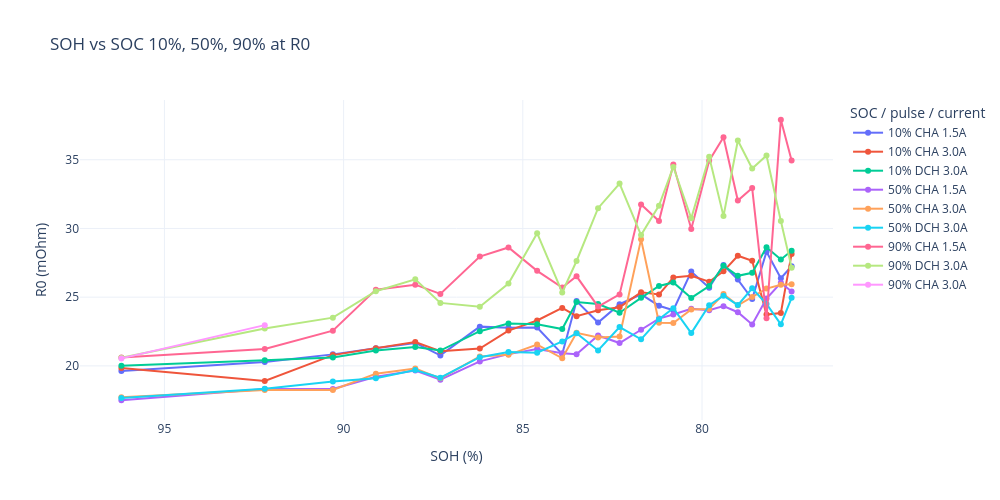
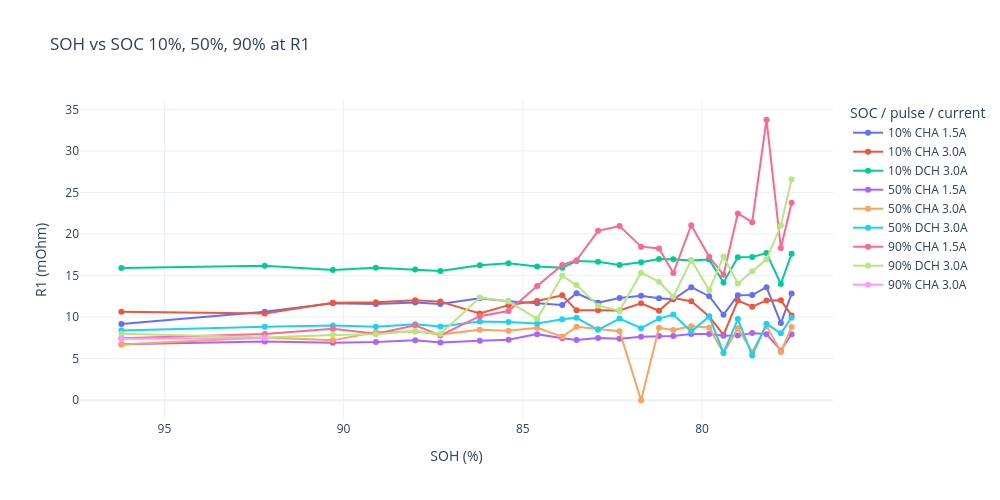
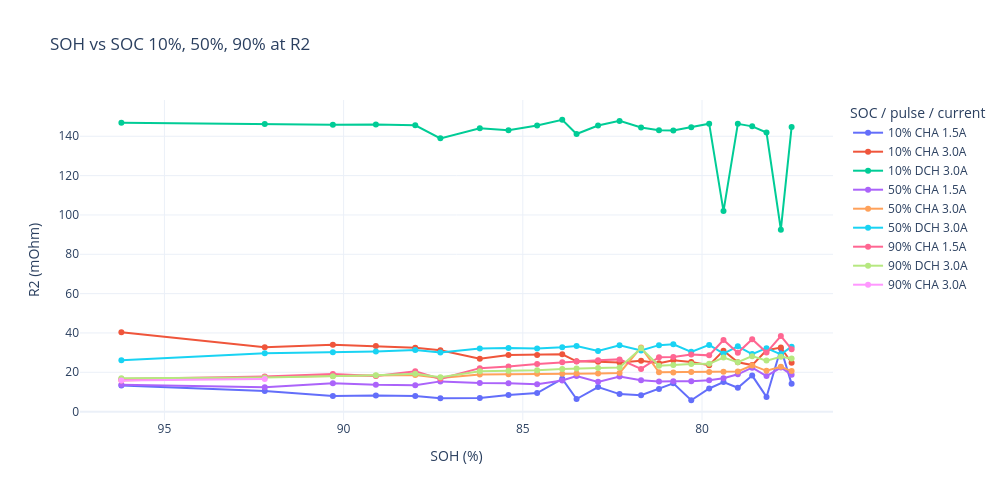

Source (notebook cell) for these figures, in order:
### Code cell
soh_r_table = r1r2_result.copy()

# 提取 CHA / DCH 信息
soh_r_table["Pulse_type"] = (
    soh_r_table["Zustand"]
    .astype(str)
    .str.extract(r"^(CHA|DCH)", expand=False)
)

# 电流取绝对值，避免 DCH 显示成负数
soh_r_table["Current_abs"] = soh_r_table["Current"].abs()

# 生成图例标签，例如：90% CHA 3.0A
soh_r_table["Curve_label"] = (
    soh_r_table["SOC"].astype(str)
    + " "
    + soh_r_table["Pulse_type"].astype(str)
    + " "
    + soh_r_table["Current_abs"].round(1).astype(str)
    + "A"
)

# 排序
soh_r_table = soh_r_table.sort_values(["SOH", "SOC", "Pulse_type", "Current_abs"])

# 先显示宽表：每个 pulse 一行，R0/R1/R2 在同一行
display(soh_r_table[["SOH", "SOC", "Zustand", "Pulse_type", "Current", "Current_abs", "R0", "R1", "R2"]])

# 分别画 R0, R1, R2 三张图
for resistance_name in ["R0", "R1", "R2"]:

    fig = px.line(
        soh_r_table,
        x="SOH",
        y=resistance_name,
        color="Curve_label",
        markers=True,
        title=f"SOH vs SOC 10%, 50%, 90% at {resistance_name}",
        labels={
            "SOH": "SOH (%)",
            resistance_name: f"{resistance_name} (mOhm)",
            "Curve_label": "SOC / pulse / current"
        })

    fig.update_layout(
        template="plotly_white",
        width=1000,
        height=500
    )

    fig.update_xaxes(autorange = "reversed")

    fig.show()

### Figure 1 — Plotly figure (JSON) as saved in the notebook; plotly's stock layout.template omitted (floating-point values rounded to 4 significant figures)
{"data": [{"hovertemplate": "SOC / pulse / current=10% CHA 1.5A<br>SOH (%)=%{x}<br>R0 (mOhm)=%{y}<extra></extra>", "legendgroup": "10% CHA 1.5A", "line": {"color": "#636efa", "dash": "solid"}, "marker": {"symbol": "circle"}, "mode": "lines+markers", "name": "10% CHA 1.5A", "orientation": "v", "showlegend": true, "type": "scatter", "x": [77.5, 77.8, 78.2, 78.6, 79.0, 79.4, 79.8, 80.3, 80.8, 81.2, 81.7, 82.3, 82.9, 83.5, 83.9, 84.6, 85.4, 86.2, 87.3, 88.0, 89.1, 90.3, 92.2, 96.2], "xaxis": "x", "y": [27.25, 26.37, 28.3, 24.87, 26.28, 27.34, 25.69, 26.86, 24.05, 24.38, 25.2, 24.49, 23.15, 24.71, 20.86, 22.79, 22.77, 22.85, 20.76, 21.67, 21.29, 20.84, 20.28, 19.63], "yaxis": "y"}, {"hovertemplate": "SOC / pulse / current=10% CHA 3.0A<br>SOH (%)=%{x}<br>R0 (mOhm)=%{y}<extra></extra>", "legendgroup": "10% CHA 3.0A", "line": {"color": "#EF553B", "dash": "solid"}, "marker": {"symbol": "circle"}, "mode": "lines+markers", "name": "10% CHA 3.0A", "orientation": "v", "showlegend": true, "type": "scatter", "x": [77.5, 77.8, 78.2, 78.6, 79.0, 79.4, 79.8, 80.3, 80.8, 81.2, 81.7, 82.3, 82.9, 83.5, 83.9, 84.6, 85.4, 86.2, 87.3, 88.0, 89.1, 90.3, 92.2, 96.2], "xaxis": "x", "y": [28.15, 23.85, 23.73, 27.64, 28.01, 26.88, 26.12, 26.56, 26.43, 25.19, 25.35, 24.27, 24.05, 23.61, 24.22, 23.3, 22.57, 21.26, 21.07, 21.73, 21.29, 20.78, 18.91, 19.84], "yaxis": "y"}, {"hovertemplate": "SOC / pulse / current=10% DCH 3.0A<br>SOH (%)=%{x}<br>R0 (mOhm)=%{y}<extra></extra>", "legendgroup": "10% DCH 3.0A", "line": {"color": "#00cc96", "dash": "solid"}, "marker": {"symbol": "circle"}, "mode": "lines+markers", "name": "10% DCH 3.0A", "orientation": "v", "showlegend": true, "type": "scatter", "x": [77.5, 77.8, 78.2, 78.6, 79.0, 79.4, 79.8, 80.3, 80.8, 81.2, 81.7, 82.3, 82.9, 83.5, 83.9, 84.6, 85.4, 86.2, 87.3, 88.0, 89.1, 90.3, 92.2, 96.2], "xaxis": "x", "y": [28.38, 27.74, 28.63, 26.77, 26.55, 27.29, 25.81, 24.95, 26.07, 25.81, 24.95, 23.87, 24.5, 24.65, 22.68, 23.02, 23.09, 22.52, 21.12, 21.37, 21.12, 20.61, 20.41, 20.0], "yaxis": "y"}, {"hovertemplate": "SOC / pulse / current=50% CHA 1.5A<br>SOH (%)=%{x}<br>R0 (mOhm)=%{y}<extra></extra>", "legendgroup": "50% CHA 1.5A", "line": {"color": "#ab63fa", "dash": "solid"}, "marker": {"symbol": "circle"}, "mode": "lines+markers", "name": "50% CHA 1.5A", "orientation": "v", "showlegend": true, "type": "scatter", "x": [77.5, 77.8, 78.2, 78.6, 79.0, 79.4, 79.8, 80.3, 80.8, 81.2, 81.7, 82.3, 82.9, 83.5, 83.9, 84.6, 85.4, 86.2, 87.3, 88.0, 89.1, 90.3, 92.2, 96.2], "xaxis": "x", "y": [25.41, 26.05, 24.89, 23.01, 23.9, 24.35, 24.05, 24.15, 23.73, 23.44, 22.63, 21.66, 22.21, 20.85, 20.92, 21.22, 20.85, 20.33, 18.99, 19.65, 19.21, 18.32, 18.31, 17.5], "yaxis": "y"}, {"hovertemplate": "SOC / pulse / current=50% CHA 3.0A<br>SOH (%)=%{x}<br>R0 (mOhm)=%{y}<extra></extra>", "legendgroup": "50% CHA 3.0A", "line": {"color": "#FFA15A", "dash": "solid"}, "marker": {"symbol": "circle"}, "mode": "lines+markers", "name": "50% CHA 3.0A", "orientation": "v", "showlegend": true, "type": "scatter", "x": [77.5, 77.8, 78.2, 78.6, 79.0, 79.4, 79.8, 80.3, 80.8, 81.2, 81.7, 82.3, 82.9, 83.5, 83.9, 84.6, 85.4, 86.2, 87.3, 88.0, 89.1, 90.3, 92.2, 96.2], "xaxis": "x", "y": [25.94, 25.9, 25.62, 25.02, 24.41, 25.22, 24.14, 24.11, 23.12, 23.14, 29.21, 22.13, 22.07, 22.4, 20.55, 21.55, 20.8, 20.69, 19.09, 19.8, 19.43, 18.24, 18.24, 17.72], "yaxis": "y"}, {"hovertemplate": "SOC / pulse / current=50% DCH 3.0A<br>SOH (%)=%{x}<br>R0 (mOhm)=%{y}<extra></extra>", "legendgroup": "50% DCH 3.0A", "line": {"color": "#19d3f3", "dash": "solid"}, "marker": {"symbol": "circle"}, "mode": "lines+markers", "name": "50% DCH 3.0A", "orientation": "v", "showlegend": true, "type": "scatter", "x": [77.5, 77.8, 78.2, 78.6, 79.0, 79.4, 79.8, 80.3, 80.8, 81.2, 81.7, 82.3, 82.9, 83.5, 83.9, 84.6, 85.4, 86.2, 87.3, 88.0, 89.1, 90.3, 92.2, 96.2], "xaxis": "x", "y": [24.95, 23.02, 24.5, 25.64, 24.42, 25.1, 24.42, 22.38, 24.2, 23.39, 21.93, 22.82, 21.12, 22.37, 21.78, 20.95, 21.01, 20.63, 19.14, 19.7, 19.1, 18.86, 18.33, 17.66], "yaxis": "y"}, {"hovertemplate": "SOC / pulse / current=90% CHA 1.5A<br>SOH (%)=%{x}<br>R0 (mOhm)=%{y}<extra></extra>", "legendgroup": "90% CHA 1.5A", "line": {"color": "#FF6692", "dash": "solid"}, "marker": {"symbol": "circle"}, "mode": "lines+markers", "name": "90% CHA 1.5A", "orientation": "v", "showlegend": true, "type": "scatter", "x": [77.5, 77.8, 78.2, 78.6, 79.0, 79.4, 79.8, 80.3, 80.8, 81.2, 81.7, 82.3, 82.9, 83.5, 83.9, 84.6, 85.4, 86.2, 87.3, 88.0, 89.1, 90.3, 92.2, 96.2], "xaxis": "x", "y": [34.95, 37.91, 23.47, 32.94, 32.03, 36.64, 34.93, 29.96, 34.65, 30.54, 31.74, 25.2, 24.31, 26.52, 25.7, 26.91, 28.62, 27.96, 25.23, 25.91, 25.55, 22.56, 21.23, 20.62], "yaxis": "y"}, {"hovertemplate": "SOC / pulse / current=90% DCH 3.0A<br>SOH (%)=%{x}<br>R0 (mOhm)=%{y}<extra></extra>", "legendgroup": "90% DCH 3.0A", "line": {"color": "#B6E880", "dash": "solid"}, "marker": {"symbol": "circle"}, "mode": "lines+markers", "name": "90% DCH 3.0A", "orientation": "v", "showlegend": true, "type": "scatter", "x": [77.5, 77.8, 78.2, 78.6, 79.0, 79.4, 79.8, 80.3, 80.8, 81.2, 81.7, 82.3, 82.9, 83.5, 83.9, 84.6, 85.4, 86.2, 87.3, 88.0, 89.1, 90.3, 92.2, 96.2], "xaxis": "x", "y": [27.15, 30.54, 35.31, 34.36, 36.4, 30.9, 35.22, 30.74, 34.47, 31.66, 29.52, 33.27, 31.48, 27.63, 25.34, 29.65, 25.99, 24.3, 24.58, 26.3, 25.43, 23.51, 22.72, 20.58], "yaxis": "y"}, {"hovertemplate": "SOC / pulse / current=90% CHA 3.0A<br>SOH (%)=%{x}<br>R0 (mOhm)=%{y}<extra></extra>", "legendgroup": "90% CHA 3.0A", "line": {"color": "#FF97FF", "dash": "solid"}, "marker": {"symbol": "circle"}, "mode": "lines+markers", "name": "90% CHA 3.0A", "orientation": "v", "showlegend": true, "type": "scatter", "x": [92.2, 96.2], "xaxis": "x", "y": [22.96, 20.54], "yaxis": "y"}], "layout": {"height": 500, "legend": {"title": {"text": "SOC / pulse / current"}, "tracegroupgap": 0}, "title": {"text": "SOH vs SOC 10%, 50%, 90% at R0"}, "width": 1000, "xaxis": {"anchor": "y", "autorange": "reversed", "domain": [0, 1], "title": {"text": "SOH (%)"}}, "yaxis": {"anchor": "x", "domain": [0, 1], "title": {"text": "R0 (mOhm)"}}}}

### Figure 2 — Plotly figure (JSON) as saved in the notebook; plotly's stock layout.template omitted (floating-point values rounded to 4 significant figures)
{"data": [{"hovertemplate": "SOC / pulse / current=10% CHA 1.5A<br>SOH (%)=%{x}<br>R1 (mOhm)=%{y}<extra></extra>", "legendgroup": "10% CHA 1.5A", "line": {"color": "#636efa", "dash": "solid"}, "marker": {"symbol": "circle"}, "mode": "lines+markers", "name": "10% CHA 1.5A", "orientation": "v", "showlegend": true, "type": "scatter", "x": [77.5, 77.8, 78.2, 78.6, 79.0, 79.4, 79.8, 80.3, 80.8, 81.2, 81.7, 82.3, 82.9, 83.5, 83.9, 84.6, 85.4, 86.2, 87.3, 88.0, 89.1, 90.3, 92.2, 96.2], "xaxis": "x", "y": [12.84, 9.282, 13.61, 12.65, 12.63, 10.28, 12.52, 13.6, 12.16, 12.26, 12.56, 12.3, 11.73, 12.87, 11.47, 11.67, 11.9, 12.26, 11.59, 11.77, 11.58, 11.66, 10.64, 9.171], "yaxis": "y"}, {"hovertemplate": "SOC / pulse / current=10% CHA 3.0A<br>SOH (%)=%{x}<br>R1 (mOhm)=%{y}<extra></extra>", "legendgroup": "10% CHA 3.0A", "line": {"color": "#EF553B", "dash": "solid"}, "marker": {"symbol": "circle"}, "mode": "lines+markers", "name": "10% CHA 3.0A", "orientation": "v", "showlegend": true, "type": "scatter", "x": [77.5, 77.8, 78.2, 78.6, 79.0, 79.4, 79.8, 80.3, 80.8, 81.2, 81.7, 82.3, 82.9, 83.5, 83.9, 84.6, 85.4, 86.2, 87.3, 88.0, 89.1, 90.3, 92.2, 96.2], "xaxis": "x", "y": [10.21, 12.02, 12.01, 11.26, 11.99, 7.86, 10.08, 11.91, 12.29, 10.77, 11.66, 10.81, 10.84, 10.82, 12.63, 11.95, 11.45, 10.44, 11.87, 12.03, 11.79, 11.73, 10.42, 10.66], "yaxis": "y"}, {"hovertemplate": "SOC / pulse / current=10% DCH 3.0A<br>SOH (%)=%{x}<br>R1 (mOhm)=%{y}<extra></extra>", "legendgroup": "10% DCH 3.0A", "line": {"color": "#00cc96", "dash": "solid"}, "marker": {"symbol": "circle"}, "mode": "lines+markers", "name": "10% DCH 3.0A", "orientation": "v", "showlegend": true, "type": "scatter", "x": [77.5, 77.8, 78.2, 78.6, 79.0, 79.4, 79.8, 80.3, 80.8, 81.2, 81.7, 82.3, 82.9, 83.5, 83.9, 84.6, 85.4, 86.2, 87.3, 88.0, 89.1, 90.3, 92.2, 96.2], "xaxis": "x", "y": [17.64, 13.99, 17.71, 17.25, 17.22, 14.18, 16.92, 16.8, 16.96, 17.0, 16.61, 16.27, 16.65, 16.74, 15.94, 16.09, 16.49, 16.25, 15.57, 15.72, 15.93, 15.68, 16.19, 15.92], "yaxis": "y"}, {"hovertemplate": "SOC / pulse / current=50% CHA 1.5A<br>SOH (%)=%{x}<br>R1 (mOhm)=%{y}<extra></extra>", "legendgroup": "50% CHA 1.5A", "line": {"color": "#ab63fa", "dash": "solid"}, "marker": {"symbol": "circle"}, "mode": "lines+markers", "name": "50% CHA 1.5A", "orientation": "v", "showlegend": true, "type": "scatter", "x": [77.5, 77.8, 78.2, 78.6, 79.0, 79.4, 79.8, 80.3, 80.8, 81.2, 81.7, 82.3, 82.9, 83.5, 83.9, 84.6, 85.4, 86.2, 87.3, 88.0, 89.1, 90.3, 92.2, 96.2], "xaxis": "x", "y": [7.948, 5.992, 7.955, 8.093, 7.777, 7.749, 7.979, 7.962, 7.719, 7.719, 7.645, 7.395, 7.479, 7.253, 7.451, 7.954, 7.272, 7.167, 6.96, 7.212, 7.014, 6.918, 7.082, 6.733], "yaxis": "y"}, {"hovertemplate": "SOC / pulse / current=50% CHA 3.0A<br>SOH (%)=%{x}<br>R1 (mOhm)=%{y}<extra></extra>", "legendgroup": "50% CHA 3.0A", "line": {"color": "#FFA15A", "dash": "solid"}, "marker": {"symbol": "circle"}, "mode": "lines+markers", "name": "50% CHA 3.0A", "orientation": "v", "showlegend": true, "type": "scatter", "x": [77.5, 77.8, 78.2, 78.6, 79.0, 79.4, 79.8, 80.3, 80.8, 81.2, 81.7, 82.3, 82.9, 83.5, 83.9, 84.6, 85.4, 86.2, 87.3, 88.0, 89.1, 90.3, 92.2, 96.2], "xaxis": "x", "y": [8.825, 5.794, 8.947, 5.814, 8.659, 5.646, 8.768, 8.906, 8.462, 8.72, 0.001, 8.302, 8.565, 8.83, 7.648, 8.725, 8.36, 8.489, 7.914, 8.26, 8.195, 7.206, 7.536, 6.699], "yaxis": "y"}, {"hovertemplate": "SOC / pulse / current=50% DCH 3.0A<br>SOH (%)=%{x}<br>R1 (mOhm)=%{y}<extra></extra>", "legendgroup": "50% DCH 3.0A", "line": {"color": "#19d3f3", "dash": "solid"}, "marker": {"symbol": "circle"}, "mode": "lines+markers", "name": "50% DCH 3.0A", "orientation": "v", "showlegend": true, "type": "scatter", "x": [77.5, 77.8, 78.2, 78.6, 79.0, 79.4, 79.8, 80.3, 80.8, 81.2, 81.7, 82.3, 82.9, 83.5, 83.9, 84.6, 85.4, 86.2, 87.3, 88.0, 89.1, 90.3, 92.2, 96.2], "xaxis": "x", "y": [9.955, 8.061, 9.196, 5.399, 9.766, 5.728, 10.07, 8.262, 10.31, 9.824, 8.675, 9.836, 8.472, 9.912, 9.735, 9.226, 9.425, 9.488, 8.868, 9.144, 8.85, 8.988, 8.831, 8.4], "yaxis": "y"}, {"hovertemplate": "SOC / pulse / current=90% CHA 1.5A<br>SOH (%)=%{x}<br>R1 (mOhm)=%{y}<extra></extra>", "legendgroup": "90% CHA 1.5A", "line": {"color": "#FF6692", "dash": "solid"}, "marker": {"symbol": "circle"}, "mode": "lines+markers", "name": "90% CHA 1.5A", "orientation": "v", "showlegend": true, "type": "scatter", "x": [77.5, 77.8, 78.2, 78.6, 79.0, 79.4, 79.8, 80.3, 80.8, 81.2, 81.7, 82.3, 82.9, 83.5, 83.9, 84.6, 85.4, 86.2, 87.3, 88.0, 89.1, 90.3, 92.2, 96.2], "xaxis": "x", "y": [23.76, 18.32, 33.75, 21.42, 22.48, 15.09, 17.26, 21.05, 15.32, 18.26, 18.48, 20.97, 20.38, 16.84, 16.29, 13.75, 10.73, 10.12, 7.789, 9.012, 7.999, 8.599, 7.977, 7.458], "yaxis": "y"}, {"hovertemplate": "SOC / pulse / current=90% DCH 3.0A<br>SOH (%)=%{x}<br>R1 (mOhm)=%{y}<extra></extra>", "legendgroup": "90% DCH 3.0A", "line": {"color": "#B6E880", "dash": "solid"}, "marker": {"symbol": "circle"}, "mode": "lines+markers", "name": "90% DCH 3.0A", "orientation": "v", "showlegend": true, "type": "scatter", "x": [77.5, 77.8, 78.2, 78.6, 79.0, 79.4, 79.8, 80.3, 80.8, 81.2, 81.7, 82.3, 82.9, 83.5, 83.9, 84.6, 85.4, 86.2, 87.3, 88.0, 89.1, 90.3, 92.2, 96.2], "xaxis": "x", "y": [26.6, 21.02, 16.95, 15.51, 14.05, 17.3, 13.26, 16.89, 12.46, 14.25, 15.35, 10.79, 11.38, 13.85, 14.97, 9.794, 11.88, 12.36, 7.965, 8.343, 7.94, 7.839, 7.559, 7.992], "yaxis": "y"}, {"hovertemplate": "SOC / pulse / current=90% CHA 3.0A<br>SOH (%)=%{x}<br>R1 (mOhm)=%{y}<extra></extra>", "legendgroup": "90% CHA 3.0A", "line": {"color": "#FF97FF", "dash": "solid"}, "marker": {"symbol": "circle"}, "mode": "lines+markers", "name": "90% CHA 3.0A", "orientation": "v", "showlegend": true, "type": "scatter", "x": [92.2, 96.2], "xaxis": "x", "y": [7.485, 7.412], "yaxis": "y"}], "layout": {"height": 500, "legend": {"title": {"text": "SOC / pulse / current"}, "tracegroupgap": 0}, "title": {"text": "SOH vs SOC 10%, 50%, 90% at R1"}, "width": 1000, "xaxis": {"anchor": "y", "autorange": "reversed", "domain": [0, 1], "title": {"text": "SOH (%)"}}, "yaxis": {"anchor": "x", "domain": [0, 1], "title": {"text": "R1 (mOhm)"}}}}

### Figure 3 — Plotly figure (JSON) as saved in the notebook; plotly's stock layout.template omitted (floating-point values rounded to 4 significant figures)
{"data": [{"hovertemplate": "SOC / pulse / current=10% CHA 1.5A<br>SOH (%)=%{x}<br>R2 (mOhm)=%{y}<extra></extra>", "legendgroup": "10% CHA 1.5A", "line": {"color": "#636efa", "dash": "solid"}, "marker": {"symbol": "circle"}, "mode": "lines+markers", "name": "10% CHA 1.5A", "orientation": "v", "showlegend": true, "type": "scatter", "x": [77.5, 77.8, 78.2, 78.6, 79.0, 79.4, 79.8, 80.3, 80.8, 81.2, 81.7, 82.3, 82.9, 83.5, 83.9, 84.6, 85.4, 86.2, 87.3, 88.0, 89.1, 90.3, 92.2, 96.2], "xaxis": "x", "y": [14.11, 32.07, 7.474, 18.32, 12.15, 15.03, 11.78, 5.786, 14.37, 11.56, 8.372, 8.919, 12.47, 6.393, 16.69, 9.47, 8.445, 6.917, 6.848, 8.0, 8.244, 7.974, 10.45, 13.3], "yaxis": "y"}, {"hovertemplate": "SOC / pulse / current=10% CHA 3.0A<br>SOH (%)=%{x}<br>R2 (mOhm)=%{y}<extra></extra>", "legendgroup": "10% CHA 3.0A", "line": {"color": "#EF553B", "dash": "solid"}, "marker": {"symbol": "circle"}, "mode": "lines+markers", "name": "10% CHA 3.0A", "orientation": "v", "showlegend": true, "type": "scatter", "x": [77.5, 77.8, 78.2, 78.6, 79.0, 79.4, 79.8, 80.3, 80.8, 81.2, 81.7, 82.3, 82.9, 83.5, 83.9, 84.6, 85.4, 86.2, 87.3, 88.0, 89.1, 90.3, 92.2, 96.2], "xaxis": "x", "y": [24.85, 32.6, 31.24, 23.67, 25.07, 31.0, 23.56, 25.28, 26.15, 24.55, 25.9, 25.0, 25.39, 25.58, 29.17, 28.84, 28.8, 26.93, 31.2, 32.52, 33.32, 34.01, 32.72, 40.31], "yaxis": "y"}, {"hovertemplate": "SOC / pulse / current=10% DCH 3.0A<br>SOH (%)=%{x}<br>R2 (mOhm)=%{y}<extra></extra>", "legendgroup": "10% DCH 3.0A", "line": {"color": "#00cc96", "dash": "solid"}, "marker": {"symbol": "circle"}, "mode": "lines+markers", "name": "10% DCH 3.0A", "orientation": "v", "showlegend": true, "type": "scatter", "x": [77.5, 77.8, 78.2, 78.6, 79.0, 79.4, 79.8, 80.3, 80.8, 81.2, 81.7, 82.3, 82.9, 83.5, 83.9, 84.6, 85.4, 86.2, 87.3, 88.0, 89.1, 90.3, 92.2, 96.2], "xaxis": "x", "y": [144.7, 92.5, 141.9, 145.0, 146.3, 102.0, 146.4, 144.7, 142.9, 143.1, 144.5, 147.8, 145.4, 141.1, 148.4, 145.5, 143.0, 144.1, 139.0, 145.6, 146.0, 145.9, 146.2, 146.9], "yaxis": "y"}, {"hovertemplate": "SOC / pulse / current=50% CHA 1.5A<br>SOH (%)=%{x}<br>R2 (mOhm)=%{y}<extra></extra>", "legendgroup": "50% CHA 1.5A", "line": {"color": "#ab63fa", "dash": "solid"}, "marker": {"symbol": "circle"}, "mode": "lines+markers", "name": "50% CHA 1.5A", "orientation": "v", "showlegend": true, "type": "scatter", "x": [77.5, 77.8, 78.2, 78.6, 79.0, 79.4, 79.8, 80.3, 80.8, 81.2, 81.7, 82.3, 82.9, 83.5, 83.9, 84.6, 85.4, 86.2, 87.3, 88.0, 89.1, 90.3, 92.2, 96.2], "xaxis": "x", "y": [18.73, 22.43, 18.06, 22.35, 18.97, 17.01, 16.01, 15.42, 15.47, 15.27, 15.94, 17.85, 15.13, 18.09, 15.85, 13.9, 14.37, 14.54, 15.38, 13.39, 13.61, 14.48, 12.4, 13.61], "yaxis": "y"}, {"hovertemplate": "SOC / pulse / current=50% CHA 3.0A<br>SOH (%)=%{x}<br>R2 (mOhm)=%{y}<extra></extra>", "legendgroup": "50% CHA 3.0A", "line": {"color": "#FFA15A", "dash": "solid"}, "marker": {"symbol": "circle"}, "mode": "lines+markers", "name": "50% CHA 3.0A", "orientation": "v", "showlegend": true, "type": "scatter", "x": [77.5, 77.8, 78.2, 78.6, 79.0, 79.4, 79.8, 80.3, 80.8, 81.2, 81.7, 82.3, 82.9, 83.5, 83.9, 84.6, 85.4, 86.2, 87.3, 88.0, 89.1, 90.3, 92.2, 96.2], "xaxis": "x", "y": [20.62, 22.8, 20.75, 23.49, 20.4, 20.31, 20.2, 20.19, 19.86, 19.98, 32.62, 19.63, 19.37, 19.36, 19.21, 19.21, 19.06, 18.84, 17.15, 18.56, 18.18, 18.06, 17.65, 15.88], "yaxis": "y"}, {"hovertemplate": "SOC / pulse / current=50% DCH 3.0A<br>SOH (%)=%{x}<br>R2 (mOhm)=%{y}<extra></extra>", "legendgroup": "50% DCH 3.0A", "line": {"color": "#19d3f3", "dash": "solid"}, "marker": {"symbol": "circle"}, "mode": "lines+markers", "name": "50% DCH 3.0A", "orientation": "v", "showlegend": true, "type": "scatter", "x": [77.5, 77.8, 78.2, 78.6, 79.0, 79.4, 79.8, 80.3, 80.8, 81.2, 81.7, 82.3, 82.9, 83.5, 83.9, 84.6, 85.4, 86.2, 87.3, 88.0, 89.1, 90.3, 92.2, 96.2], "xaxis": "x", "y": [33.03, 29.12, 32.27, 29.27, 33.24, 29.49, 33.92, 30.39, 34.23, 33.8, 31.1, 33.75, 30.83, 33.34, 32.73, 32.07, 32.37, 32.1, 30.07, 31.34, 30.6, 30.16, 29.64, 26.08], "yaxis": "y"}, {"hovertemplate": "SOC / pulse / current=90% CHA 1.5A<br>SOH (%)=%{x}<br>R2 (mOhm)=%{y}<extra></extra>", "legendgroup": "90% CHA 1.5A", "line": {"color": "#FF6692", "dash": "solid"}, "marker": {"symbol": "circle"}, "mode": "lines+markers", "name": "90% CHA 1.5A", "orientation": "v", "showlegend": true, "type": "scatter", "x": [77.5, 77.8, 78.2, 78.6, 79.0, 79.4, 79.8, 80.3, 80.8, 81.2, 81.7, 82.3, 82.9, 83.5, 83.9, 84.6, 85.4, 86.2, 87.3, 88.0, 89.1, 90.3, 92.2, 96.2], "xaxis": "x", "y": [31.76, 38.4, 30.03, 36.81, 29.9, 36.43, 28.61, 29.05, 27.83, 27.69, 21.74, 26.57, 26.17, 25.55, 25.09, 24.21, 22.9, 22.12, 16.67, 20.48, 18.15, 19.16, 17.91, 16.63], "yaxis": "y"}, {"hovertemplate": "SOC / pulse / current=90% DCH 3.0A<br>SOH (%)=%{x}<br>R2 (mOhm)=%{y}<extra></extra>", "legendgroup": "90% DCH 3.0A", "line": {"color": "#B6E880", "dash": "solid"}, "marker": {"symbol": "circle"}, "mode": "lines+markers", "name": "90% DCH 3.0A", "orientation": "v", "showlegend": true, "type": "scatter", "x": [77.5, 77.8, 78.2, 78.6, 79.0, 79.4, 79.8, 80.3, 80.8, 81.2, 81.7, 82.3, 82.9, 83.5, 83.9, 84.6, 85.4, 86.2, 87.3, 88.0, 89.1, 90.3, 92.2, 96.2], "xaxis": "x", "y": [27.02, 27.85, 25.94, 28.22, 25.1, 27.52, 24.32, 24.24, 23.65, 23.35, 32.17, 22.47, 22.16, 21.95, 21.68, 21.06, 20.81, 20.58, 17.46, 19.21, 18.5, 18.05, 17.33, 16.92], "yaxis": "y"}, {"hovertemplate": "SOC / pulse / current=90% CHA 3.0A<br>SOH (%)=%{x}<br>R2 (mOhm)=%{y}<extra></extra>", "legendgroup": "90% CHA 3.0A", "line": {"color": "#FF97FF", "dash": "solid"}, "marker": {"symbol": "circle"}, "mode": "lines+markers", "name": "90% CHA 3.0A", "orientation": "v", "showlegend": true, "type": "scatter", "x": [92.2, 96.2], "xaxis": "x", "y": [16.64, 15.86], "yaxis": "y"}], "layout": {"height": 500, "legend": {"title": {"text": "SOC / pulse / current"}, "tracegroupgap": 0}, "title": {"text": "SOH vs SOC 10%, 50%, 90% at R2"}, "width": 1000, "xaxis": {"anchor": "y", "autorange": "reversed", "domain": [0, 1], "title": {"text": "SOH (%)"}}, "yaxis": {"anchor": "x", "domain": [0, 1], "title": {"text": "R2 (mOhm)"}}}}
